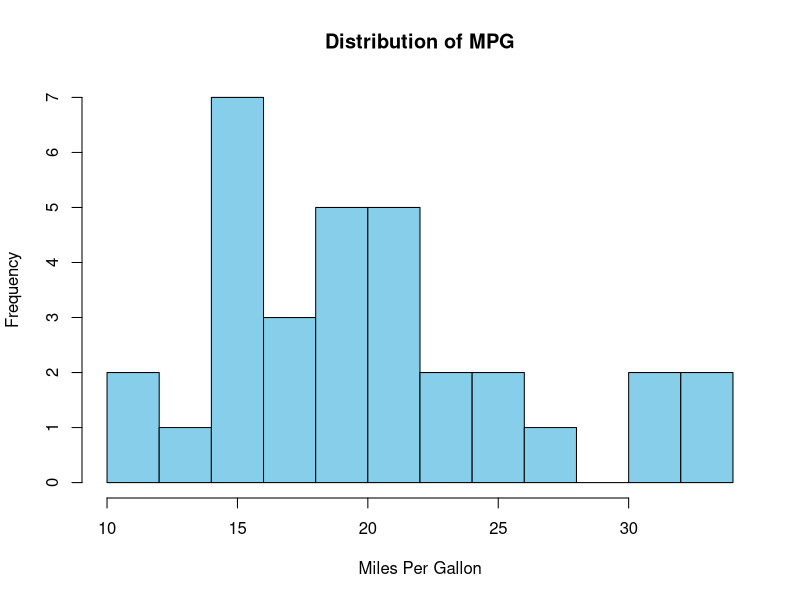
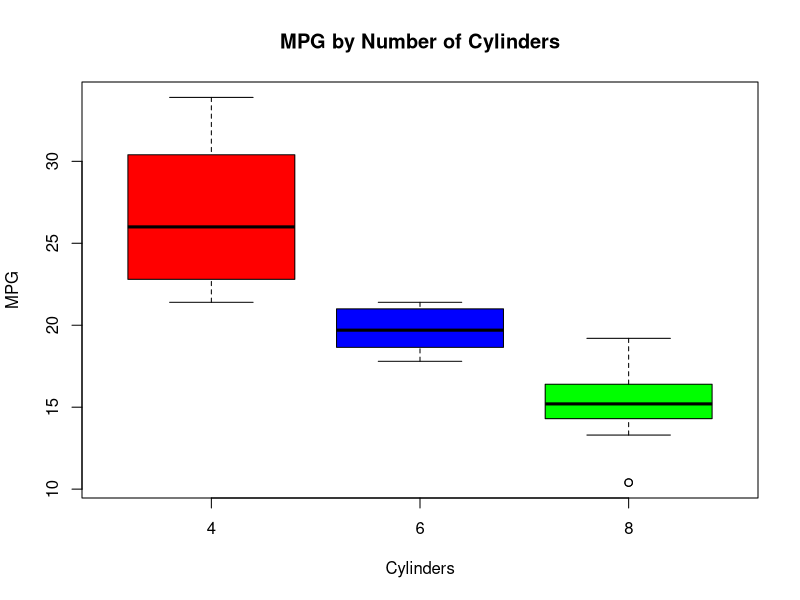
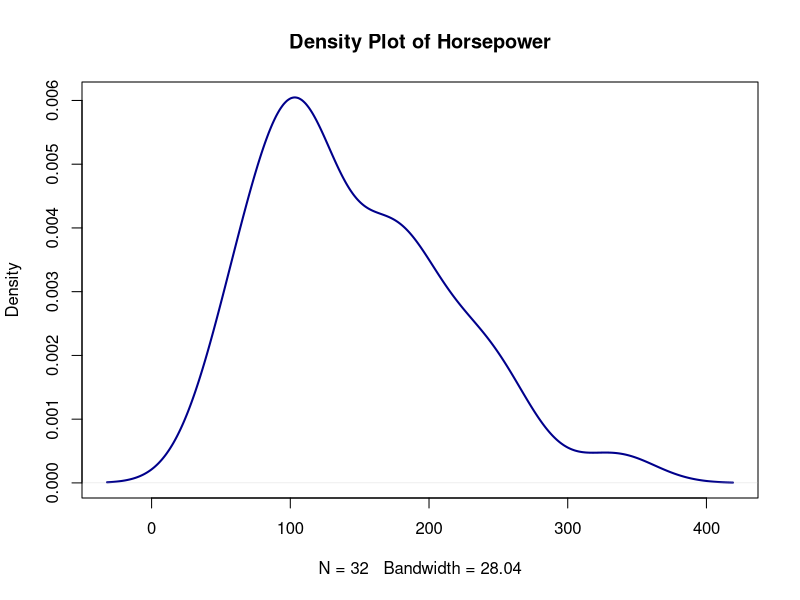
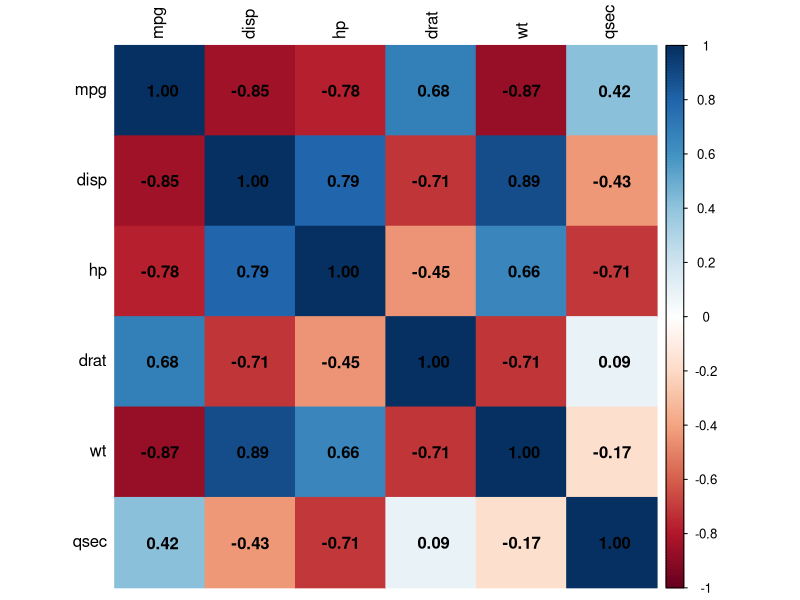
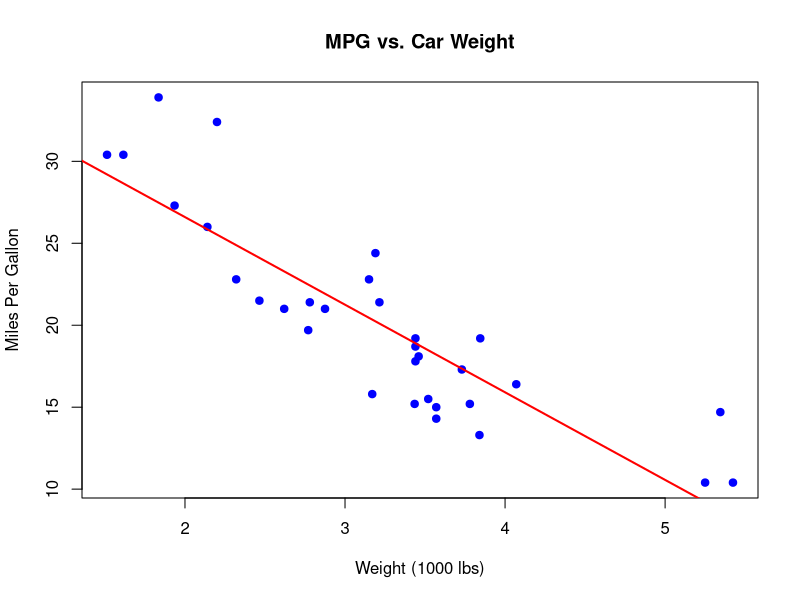
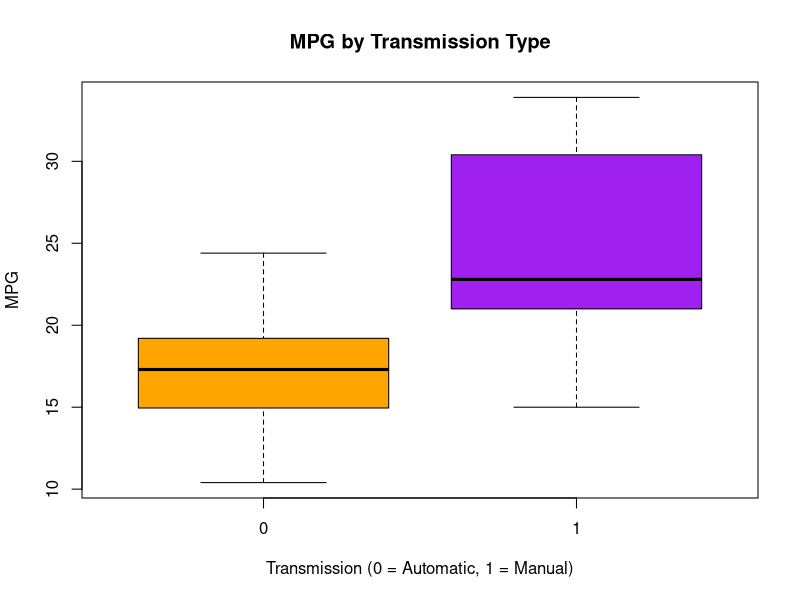

Write R code to recreate these figures, in order.
## ---- chunk 1
knitr::opts_chunk$set(echo = TRUE)
## ---- chunk 2

# Load dataset
data(mtcars)

# Check structure
str(mtcars)

# View first few rows
head(mtcars)

# Check for missing values
sum(is.na(mtcars))
## ---- chunk 3

# Convert 'cyl', 'vs', 'am', 'gear', and 'carb' to factors
mtcars$cyl  <- as.factor(mtcars$cyl)
mtcars$vs   <- as.factor(mtcars$vs)
mtcars$am   <- as.factor(mtcars$am)
mtcars$gear <- as.factor(mtcars$gear)
mtcars$carb <- as.factor(mtcars$carb)

# Check structure again
str(mtcars)
## ---- chunk 4

summary(mtcars)
## ---- chunk 5

hist(mtcars$mpg, breaks=10, col="skyblue", main="Distribution of MPG", xlab="Miles Per Gallon")
## ---- chunk 6

boxplot(mpg ~ cyl, data=mtcars, col=c("red", "blue", "green"),
        main="MPG by Number of Cylinders", xlab="Cylinders", ylab="MPG")
## ---- chunk 7

plot(density(mtcars$hp), main="Density Plot of Horsepower", col="darkblue", lwd=2)
## ---- chunk 8

cor_matrix <- cor(mtcars[, sapply(mtcars, is.numeric)])
print(cor_matrix)
## ---- chunk 9

install.packages("corrplot")
library(corrplot)
corrplot(cor_matrix, method="color", addCoef.col="black", tl.col="black")
## ---- chunk 10

plot(mtcars$wt, mtcars$mpg, main="MPG vs. Car Weight",
     xlab="Weight (1000 lbs)", ylab="Miles Per Gallon", col="blue", pch=19)
abline(lm(mpg ~ wt, data=mtcars), col="red", lwd=2)  # Add regression line
## ---- chunk 11

boxplot(mpg ~ am, data=mtcars, col=c("orange", "purple"),
        main="MPG by Transmission Type", xlab="Transmission (0 = Automatic, 1 = Manual)", ylab="MPG")
